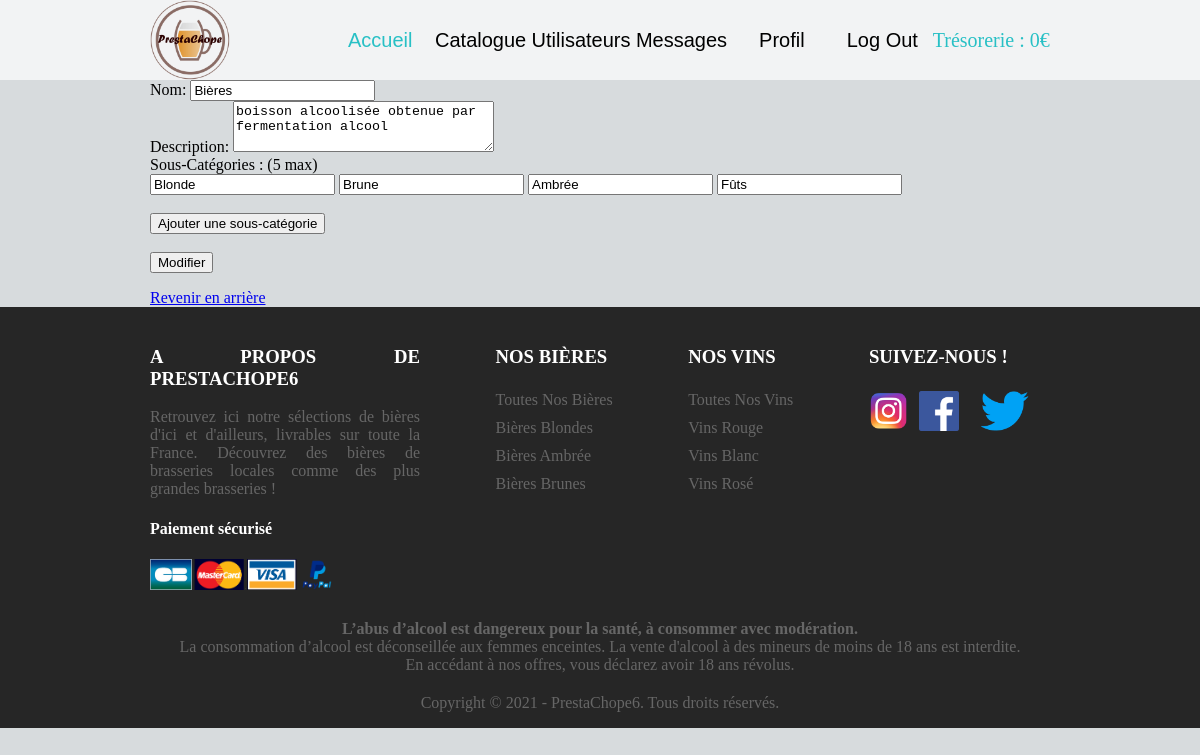
The page /PrestaChope/index.php?page=modifCatégorie&caté=2 (signed in) on the database its author committed.
### tables this page shows
CREATE TABLE categories(
        Id          Int  Auto_increment  NOT NULL ,
        nom         Varchar (50) NOT NULL ,
        description Varchar (50) NOT NULL
	,CONSTRAINT categories_PK PRIMARY KEY (Id)
);

CREATE TABLE souscategories(
        Id            Int  Auto_increment  NOT NULL ,
        nom           Varchar (50) NOT NULL ,
        Id_Categories Int NOT NULL
	,CONSTRAINT souscategories_PK PRIMARY KEY (Id)
	,CONSTRAINT souscategories_categories_FK FOREIGN KEY (Id_Categories) REFERENCES categories(Id)
);

### PrestaChope/pages/catégories/ControllerCatégories.php (called while the page is built, shortened)
<?php
require_once('DAO/CatégoriesDAO.php');
class ControllerCatégories {
    function includeViewModifCatégorie(){
        require_once('ModifCatégorie.php');
    }
}

### PrestaChope/index.php (called while the page is built, shortened)
<?php
require_once('header.php');
$page = "accueil";
if (!empty($_GET['page'])) {
    $page = $_GET['page'];
}
SuperController::callPage($page);
require_once('footer.php');
?>

### PrestaChope/DAO/CatégoriesDAO.php (called while the page is built, shortened)
<?php
require_once('DTO/CatégoriesDTO.php');
require_once('DTO/SousCatégoriesDTO.php');
Class CatégoriesDAO {
    static function SearchSousCatégories($id) {
        $bdd = DataBaseLinker::getConnexion();
        $reponse = $bdd->prepare('Select * from souscategories where Id_Categories = ?');
        $reponse->execute(array($id));
        $scat = $reponse->fetchAll();
        if ($scat) {
            $tab = [];
            foreach ($scat as $sous_caté) {
                $souscat = new SousCatégoriesDTO();
                $souscat->setId($sous_caté['Id']);
                $souscat->setNom($sous_caté['nom']);
                $tab[] = $souscat;
            }
            return $tab;
        } else {
            return null;
        }
    }
    static function SearchCatégoriesByIdAndSousCatégories($id) {
        $bdd = DataBaseLinker::getConnexion();
        $state = $bdd->prepare('SELECT * from categories where Id= ?');
        $state->execute(array($id));
        $catégorie = $state->fetchAll();
        $cate = new CatégoriesDTO();
        foreach ($catégorie as $cat) {
            $cate->setId($cat['Id']);
            $cate->setNom($cat['nom']);
            $cate->setDescription($cat['description']);
            $scaté = self::SearchSousCatégories($cat['Id']);
            $cate->setSouscatégories($scaté);
        }
        return $cate;
    }
}

### PrestaChope/DTO/CatégoriesDTO.php (called while the page is built, shortened)
<?php
Class CatégoriesDTO {
    private $nom;
    private $description;
    private $souscatégories = [];
    function getNom() {
        return $this->nom;
    }
    function getDescription() {
        return $this->description;
    }
    function getSouscatégories() {
        return $this->souscatégories;
    }
    function setNom($nom): void {
        $this->nom = $nom;
    }
    function setDescription($description): void {
        $this->description = $description;
    }
    function setSouscatégories($souscatégories): void {
        $this->souscatégories = $souscatégories;
    }
}

### PrestaChope/DTO/SousCatégoriesDTO.php (called while the page is built, shortened)
<?php
Class SousCatégoriesDTO{
    private $nom;
    function getNom() {
        return $this->nom;
    }
    function setNom($nom): void {
        $this->nom = $nom;
    }
}

### PrestaChope/pages/catégories/ModifCatégorie.php (the view, shortened to what this page needs)
<html>
    <head>
        <link rel="stylesheet" href="assets/css/modifcate.css"/>
    </head>
    <body>
        <main>
            <?php
            $caté = CatégoriesDAO::SearchCatégoriesByIdAndSousCatégories($_GET['caté']);
            ?>
            <form action="index.php?page=modifCatégorie" id="modifForm" method="post">
                <label for="#nom">Nom: </label>
                <input id="nom" type="text" name="nom" value="<?php echo $caté->getNom(); ?>"><br>
                <label for="#description">Description: </label>
                <textarea id="description" name="description" rows="3" cols="30"><?php echo $caté->getDescription(); ?></textarea><br>
                Sous-Catégories : (5 max) <br>
                <div id="sousCaté">
                    <?php
                    if ($caté->getSouscatégories() != null) {
                        foreach ($caté->getSouscatégories() as $souscaté) {
                            ?>
                            <input type="text" name="sousCaté[]" value="<?php echo $souscaté->getNom(); ?>" >
                            <?php
                        }
                    }
                    ?>
                </div>
                <br>
                <input id="btnAdd" type="button" value="Ajouter une sous-catégorie" >
                <br><br>
                <input type="submit" value="Modifier">
            </form>
            <a href="index.php?page=catégories">Revenir en arrière</a>
        </main>
    </body>
</html>

### PrestaChope/assets/css/header.css (style rules this page uses)
html { margin: 0; }
body { margin: 0; }

### PrestaChope/assets/css/modifcate.css (style rules this page uses)
body { background-color: rgb(215, 219, 221); }
main { padding-right: 150px; padding-left: 150px; }

### rows shown on the page
categories: nom "Bières", description "boisson alcoolisée obtenue par fermentation alcool"
souscategories: nom "Blonde"
souscategories: nom "Brune"
souscategories: nom "Ambrée"
souscategories: nom "Fûts"

### other values the page prints
FacturesDAO::TotalTresorerie() "0"
